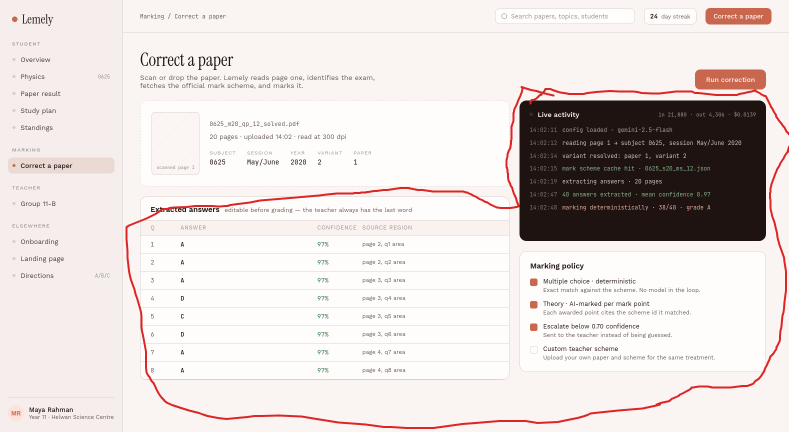
#> input picture design/project/uploads/draw-55c59dd0-4c40-44c0-99bd-99e976535e0b.png, 1577 x 864 px (shown at 1/2 size)
$ python -i image_fit.py   (imports and definitions only)
#> lines starting #> are read from the running program, lines starting #| are printed output that depends on the picture
"""Fit page images under Claude's token and byte limits (spec 2026-10-19 §2).

Pure: Pillow only, no I/O, no SDK. The result is deterministic in the input bytes
and the constants below; ``IMG_FIT_VERSION`` goes into the Claude cache key, so a
policy change invalidates replies cached under the old one.

1. Greyscale every page (transparency composited onto white), for readability rather
   than size: tokens are ``w * h / 750`` whatever the colour.
2. Estimate tokens per page as ``w * h / 750``.
3. Step the long edge down (2576, 2200, 2000, 1800, then the floor) while the
   request is over ``token_budget`` or ``byte_limit``.
4. Stop at ``floor_px``: below it handwriting is treated as unreadable. Being over a
   budget there is reported in the result, never raised: the caller decides.

Each page is enhanced after it is resized to the chosen long edge, so sharpening acts at
the scale the model sees (:func:`enhance_page`): paper shading is divided out, the levels are
stretched so paper is white and ink dark, and a mild unsharp mask crisps strokes. There is
no thresholding: it would destroy faint pencil.
"""

from __future__ import annotations

import io
import math
from concurrent.futures import ThreadPoolExecutor
from dataclasses import dataclass
from typing import TYPE_CHECKING

import numpy as np
from PIL import Image, ImageFilter, UnidentifiedImageError

from lemely.io.providers import ProviderError

if TYPE_CHECKING:
    from collections.abc import Sequence

    from numpy.typing import NDArray

IMG_FIT_VERSION = "v3"
#: Cache-key version of the unenhanced variant (``fit(..., enhance=False)``): its pixels differ.
IMG_FIT_VERSION_PLAIN = "v3-plain"
LONG_EDGE_STEPS: tuple[int, ...] = (2576, 2200, 2000, 1800, 1568)
#: Above this many images in one request the API holds each to MANY_IMAGES_LONG_EDGE.
MANY_IMAGES_THRESHOLD = 20
MANY_IMAGES_LONG_EDGE = 2000
#: The 100k Haiku price-tier line, less headroom for the prompt.
DEFAULT_TOKEN_BUDGET = 95_000
#: Inline base64 bytes of images per request: the 32 MB request limit less room.
DEFAULT_BYTE_LIMIT = 30_000_000
#: About 135 DPI on A4.
DEFAULT_FLOOR_PX = 1568
THUMBNAIL_LONG_EDGE = 768
_FAST_PNG_LEVEL = 1
_SMALL_PNG_LEVEL = 6
PIXELS_PER_TOKEN = 750

#: Paper shading is estimated on a page shrunk by this factor, so a 3 px stroke is mostly
#: averaged away and the local maximum below recovers the paper.
_BG_REDUCE = 16
#: Odd max-filter width in reduced pixels (about 110 px at full size): wider than a stroke
#: or a handwritten letter, so ink never counts as paper.
_BG_MAX_WINDOW = 7
#: Blur radius in reduced pixels that turns the blocky max-filter into smooth shading.
_BG_BLUR_RADIUS = 2.0
#: Percentile of the shrunk page taken as its own paper level: the bulk of a page is paper,
#: so this sits on it whatever shaded diagrams or dark edges there are.
_BG_PAPER_PERCENTILE = 90
#: The paper estimate may fall at most this many grey levels below the page's own paper
#: level. Scan shading and yellowing stay within it and are divided out; a solid region
#: darker than that (a shaded Venn region, a histogram bar, a filled diagram) is content, and
#: a window-wide one would otherwise be taken for paper and erased or hollowed out.
_MAX_SHADING_DROP = 30
#: Fraction of pixels clipped at each end of the levels stretch: enough to ignore dust and
#: the odd saturated pixel, small enough that sparse pencil does not become the clip.
_LEVELS_CLIP_LOW = 0.002
_LEVELS_CLIP_HIGH = 0.005
#: Below this ink-to-paper span (grey levels) the page is blank or noise, and stretching
#: would blow the noise up into fake writing; faint pencil on shaded paper sits above it.
_LEVELS_MIN_SPAN = 24
#: Unsharp mask radius in pixels at the final edge: about a pen stroke wide at 2000 px.
_SHARPEN_RADIUS = 1.3
#: Unsharp strength in percent: crisp edges without ringing around dense writing.
_SHARPEN_PERCENT = 80
#: Edges under this many grey levels are left alone, so paper grain is not sharpened.
_SHARPEN_THRESHOLD = 3


@dataclass(frozen=True)
class FittedImages:
    """The pages as they will be sent, and what the fit found."""

    images: tuple[bytes, ...]
    long_edge: int
    est_tokens: int
    page_tokens: tuple[int, ...]
    base64_bytes: int
    over_token_budget: bool
    over_byte_limit: bool


def estimate_tokens(width: int, height: int) -> int:
    """Claude's image-token estimate for a ``width`` x ``height`` image."""
    return math.ceil(width * height / PIXELS_PER_TOKEN)


def base64_len(n: int) -> int:
    """Length of ``n`` bytes once base64-encoded."""
    return 4 * math.ceil(n / 3)


# [8 lines that did not run here, left out]


def _stretch_levels(grey: Image.Image) -> Image.Image:
    """``grey`` with the darkest and lightest few pixels clipped and the rest spread out."""
    cumulative = np.cumsum(grey.histogram()) / (grey.width * grey.height)
    low = int(np.searchsorted(cumulative, _LEVELS_CLIP_LOW))
    high = int(np.searchsorted(cumulative, 1 - _LEVELS_CLIP_HIGH))
    if high - low < _LEVELS_MIN_SPAN:
        return grey
    scale = 255 / (high - low)
    return grey.point([min(255, max(0, round((v - low) * scale))) for v in range(256)])


def enhance_page(grey: Image.Image) -> Image.Image:
    """``grey`` (mode L) flattened, level-stretched and mildly sharpened for reading."""
    flat = np.clip(np.asarray(grey, dtype=np.float32) * (255 / _background(grey)), 0, 255)
    stretched = _stretch_levels(Image.fromarray(np.rint(flat).astype(np.uint8), "L"))
    return stretched.filter(
        ImageFilter.UnsharpMask(_SHARPEN_RADIUS, _SHARPEN_PERCENT, _SHARPEN_THRESHOLD)
    )


def steps_for(floor_px: int, count: int) -> tuple[int, ...]:
    """The long edges tried, largest first, ending at the floor."""
    start = MANY_IMAGES_LONG_EDGE if count > MANY_IMAGES_THRESHOLD else LONG_EDGE_STEPS[0]
    if floor_px >= start:
        return (start,)
    return (*(s for s in LONG_EDGE_STEPS if floor_px < s <= start), floor_px)


def _size_at(width: int, height: int, long_edge: int) -> tuple[int, int]:
    if max(width, height) <= long_edge:
        return width, height
    scale = long_edge / max(width, height)
    return max(1, round(width * scale)), max(1, round(height * scale))


def _resized(img: Image.Image, long_edge: int) -> Image.Image:
    size = _size_at(img.width, img.height, long_edge)
    if size == img.size:
        return img
    return img.resize(size, Image.Resampling.LANCZOS)


def _on_white(img: Image.Image) -> Image.Image:
    """``img`` composited onto white when it has transparency, so clear is not black."""
    if img.mode in ("LA", "RGBA", "PA") or "transparency" in img.info:
        rgba = img.convert("RGBA")
        base = Image.new("RGBA", rgba.size, (255, 255, 255, 255))
        return Image.alpha_composite(base, rgba)
    return img


def _prepare(data: bytes, page: int, first_edge: int) -> Image.Image:
    """The page decoded as greyscale on white and held to ``first_edge``."""
    try:
        with Image.open(io.BytesIO(data)) as src:
            src.load()
            work = _on_white(src).convert("L")
        return _resized(work, first_edge)
    except (UnidentifiedImageError, OSError, ValueError) as exc:
        raise ProviderError(f"page {page} could not be read as an image: {exc}") from exc


# [22 lines that did not run here, left out]


def img_fit_version(*, enhance: bool = True) -> str:
    """The cache-key version for output made with or without enhancement."""
    return IMG_FIT_VERSION if enhance else IMG_FIT_VERSION_PLAIN


# [122 lines left out: functions _encode, fit, _fit_steps, thumbnails, not called in this run]

>>> import cv2
>>> picture = cv2.imread('../../../design/project/uploads/draw-55c59dd0-4c40-44c0-99bd-99e976535e0b.png', cv2.IMREAD_GRAYSCALE)
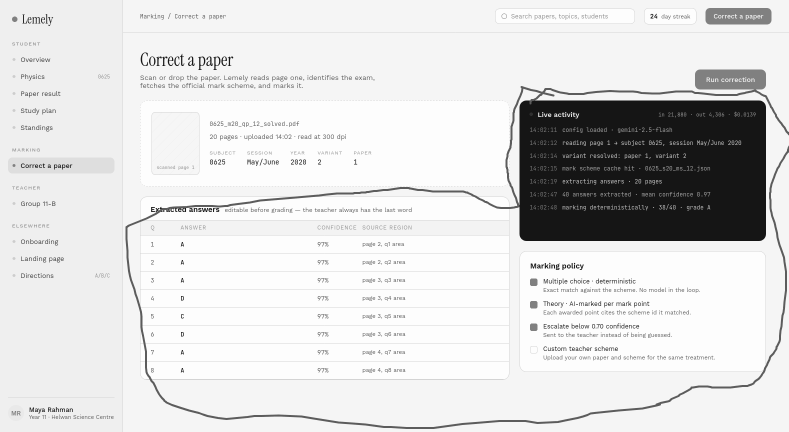
#> picture: shape (864, 1577) (shown at 1/2 size); min 21, max 253, mean 219.4
#> (the run stopped early here; a loop or call above may not have finished)

$ run again, on design/project/uploads/Lemely-deck-selection(1).png
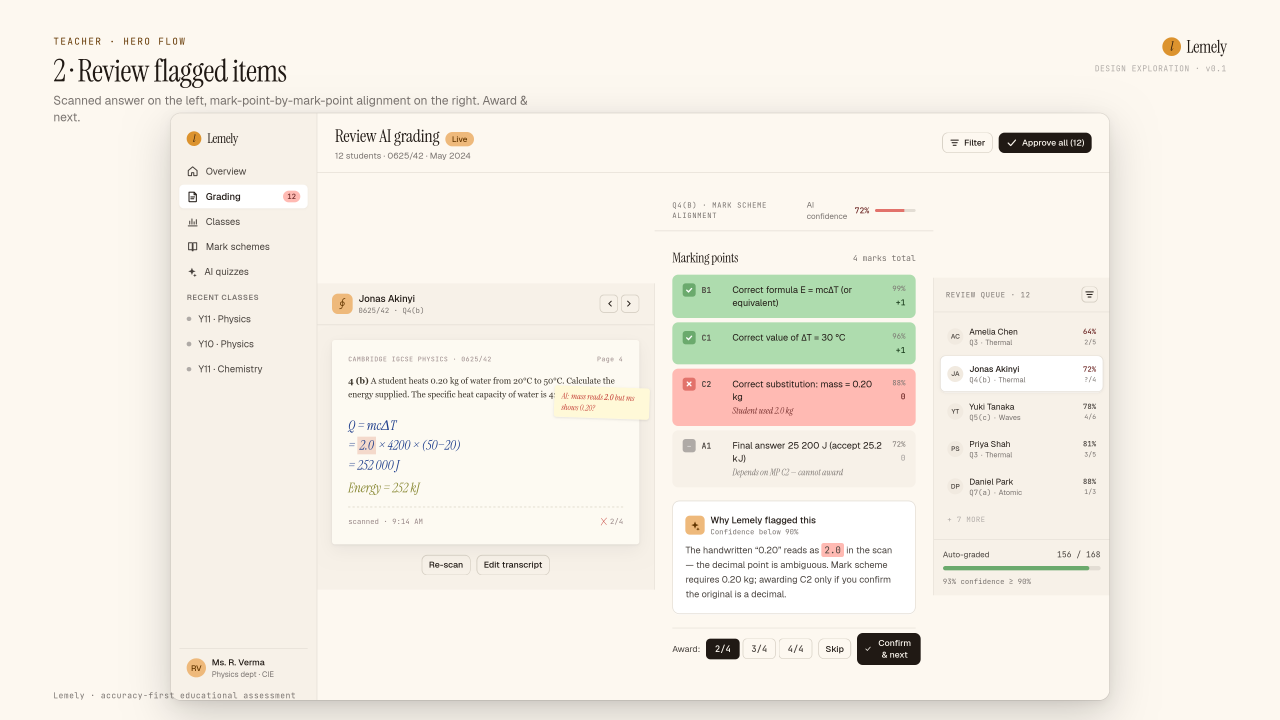
#> input picture design/project/uploads/Lemely-deck-selection(1).png, 3840 x 2160 px (shown at 1/3 size)
#> `picture = cv2.imread('../../../design/project/uploads/draw-55c59dd0-4c..`:
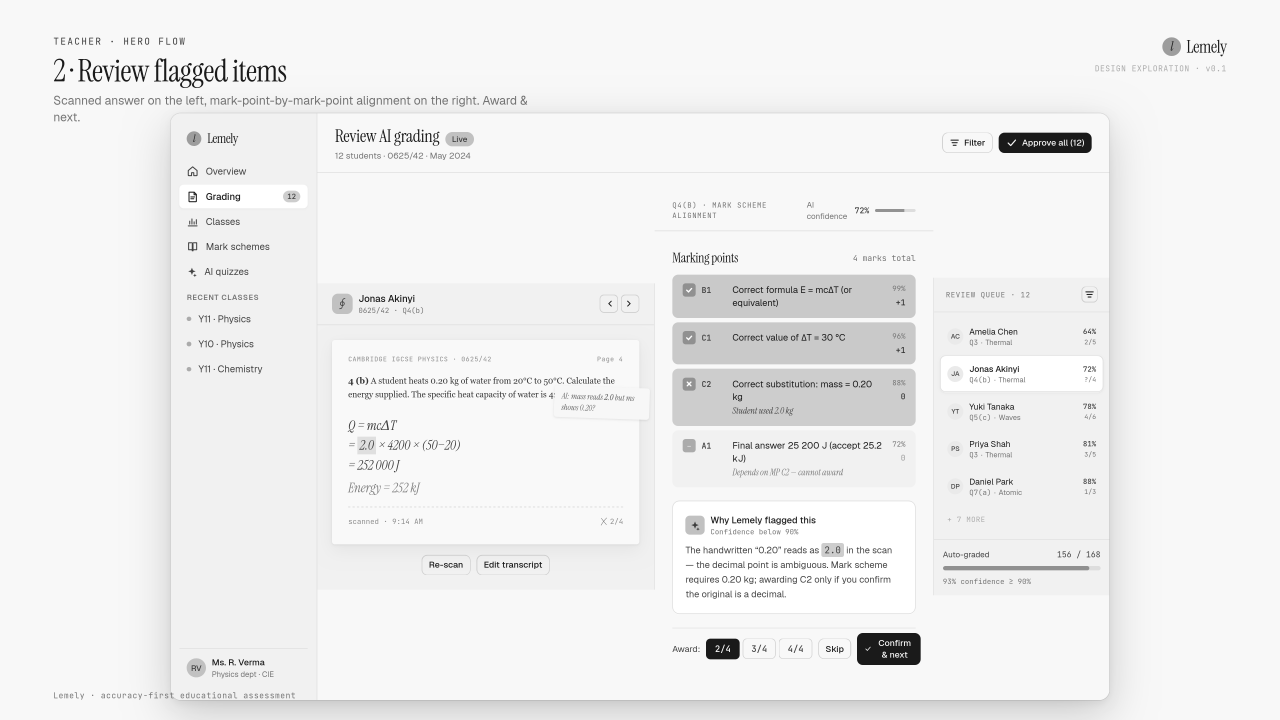
#> picture: shape (2160, 3840) (shown at 1/3 size); min 26, max 255, mean 239.9

$ run again, on design/project/uploads/Lemely-deck-selection(2).png
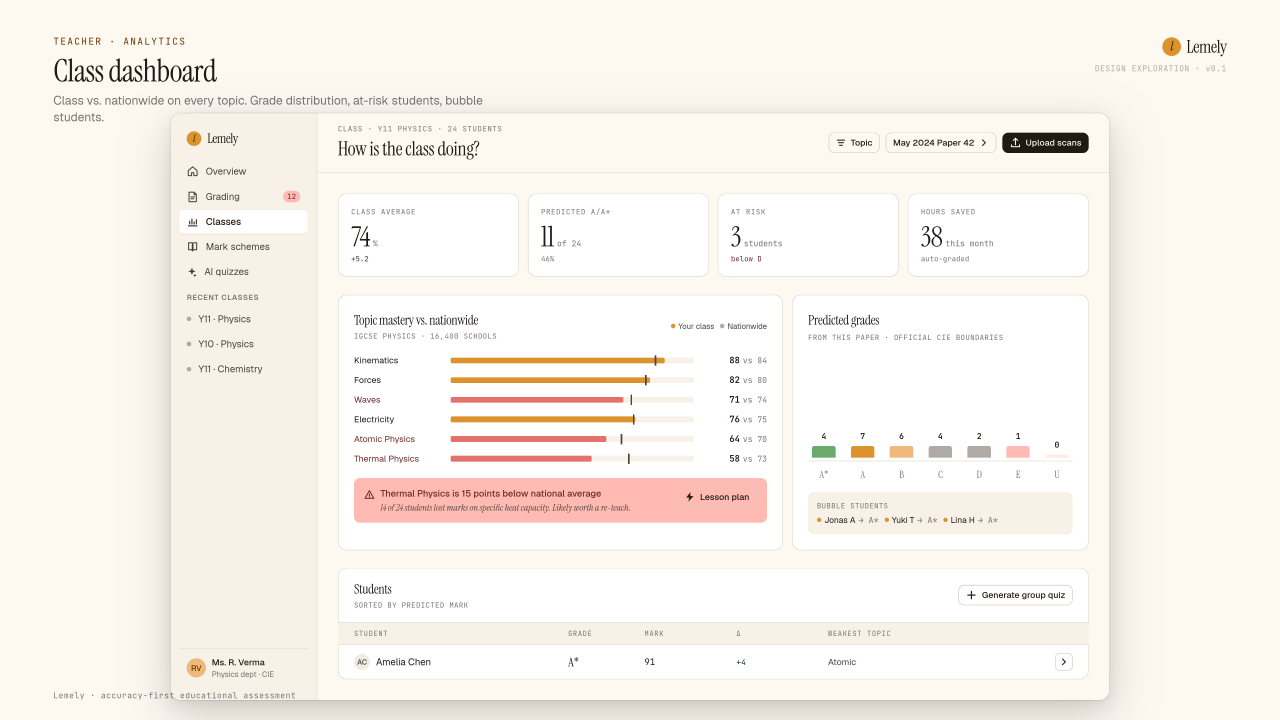
#> input picture design/project/uploads/Lemely-deck-selection(2).png, 3840 x 2160 px (shown at 1/3 size)
#> `picture = cv2.imread('../../../design/project/uploads/draw-55c59dd0-4c..`:
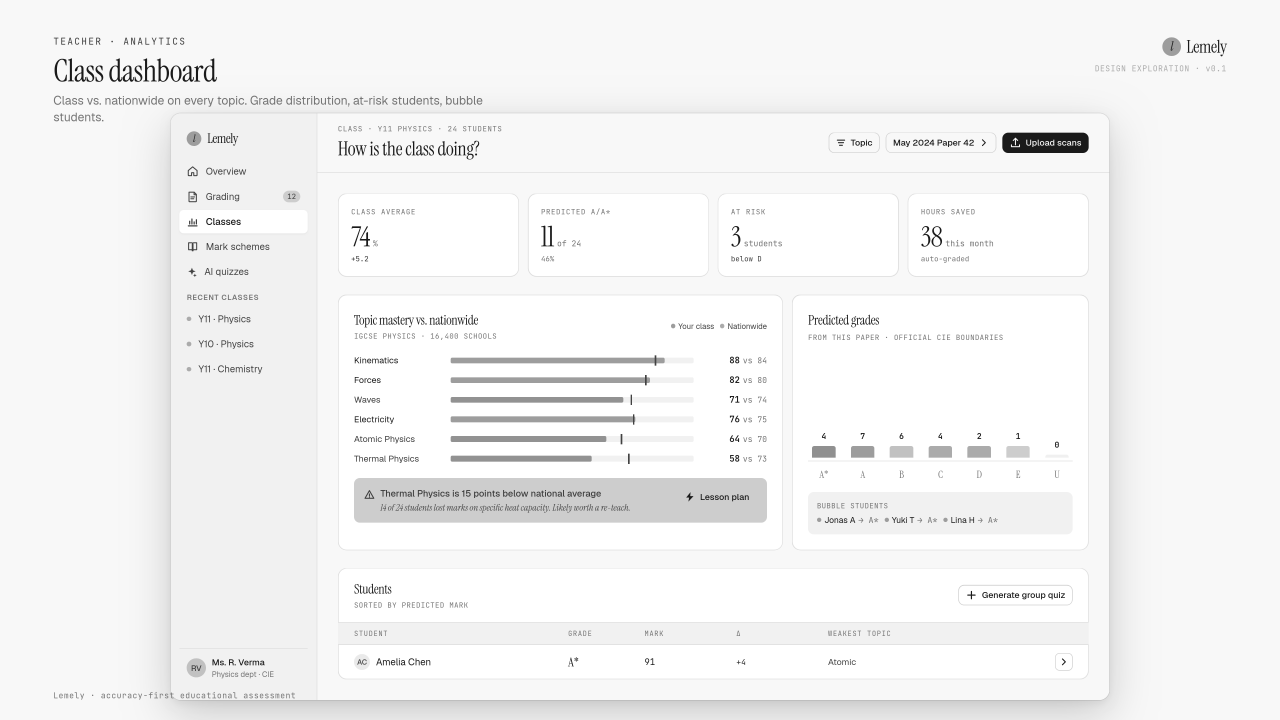
#> picture: shape (2160, 3840) (shown at 1/3 size); min 26, max 255, mean 243.6
